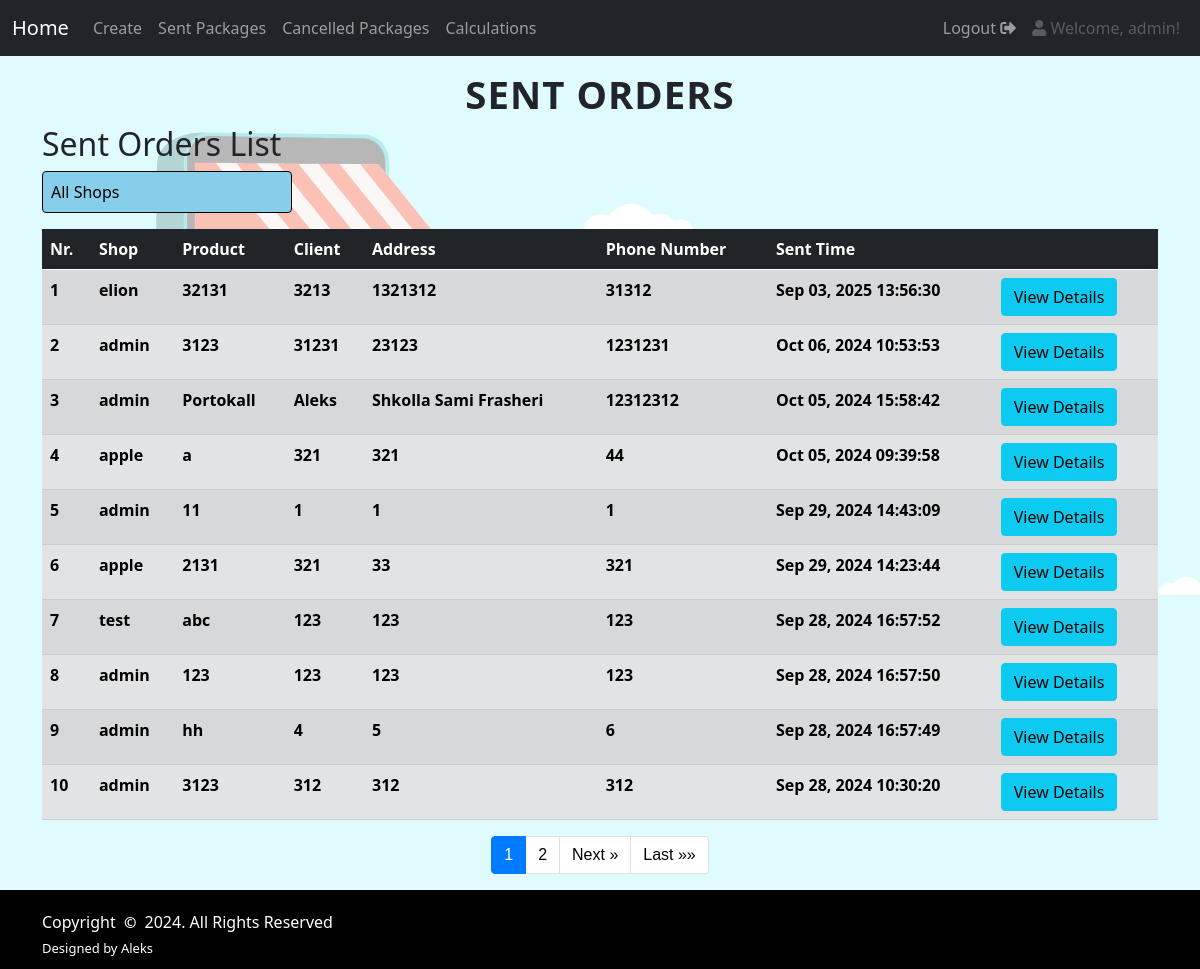
The page /core/sent_packages/ (signed in) on the database its author committed.
### core/models.py (models this page shows, shortened)
class SentPackages(models.Model):
    id = models.UUIDField(primary_key=True, default=uuid.uuid4, editable=False)
    shop = models.ForeignKey(User, on_delete=models.CASCADE, related_name='sent_packages', default=1)
    product = models.CharField(max_length=50)
    price = models.IntegerField(blank=True, null=True)
    shipment_value = models.IntegerField(blank=True, null=True)
    total = models.IntegerField(blank=True, null=True)
    client = models.CharField(max_length=50)
    address = models.CharField(max_length=100)
    phone_number = models.IntegerField()
    ordered_time = models.DateTimeField()
    date_sent = models.DateTimeField(default=timezone.now)
    image = models.ImageField(upload_to='uploads/', blank=True, null=True)

### core/views/sent_packages.py (the view)
# urls.py: path('sent_packages/', sent_packages, name="sent_packages"),
def sent_packages(request):
    template_name = 'core/sent_packages.html'
    shops = User.objects.all()
    if request.user.is_superuser:
        selected_shop = request.GET.get('shop')
        if selected_shop:
            sent_orders = SentPackages.objects.filter(shop_id=selected_shop).order_by("-date_sent")
        else:
            sent_orders = SentPackages.objects.order_by("-date_sent")
    else:
        sent_orders = SentPackages.objects.filter(shop=request.user).order_by("-date_sent")
    paginator = Paginator(sent_orders, 10)
    page_number = request.GET.get('page')
    page_obj = paginator.get_page(page_number)
    context = {'page_obj': page_obj, 'shops': shops}
    return render(request, template_name, context)

### core/templates/core/sent_packages.html (shortened to what this page needs)
<!DOCTYPE html>
{% load static %}
<html lang="en">
<head>
    <link href="https://cdn.jsdelivr.net/npm/bootstrap@5.0.2/dist/css/bootstrap.min.css"
 rel="stylesheet">
    <link href="https://cdnjs.cloudflare.com/ajax/libs/font-awesome/5.15.4/css/all.min.css" rel="stylesheet">
    <link rel="stylesheet" href="https://cdnjs.cloudflare.com/ajax/libs/font-awesome/5.15.4/css/all.min.css">
    <link href="{% static 'css/cancelled_packages.css' %}" rel="stylesheet" type="text/css"/>
</head>
<body>
{% include 'navbar.html' %}
 <main class="flex-grow-1">
{% block content %}
  <h1 class="text-center fancy-title">SENT ORDERS</h1>
    <div class="container" id="sent">
    <h2>Sent Orders List</h2>
    {% if user.is_superuser %}
    <form method="get" class="mb-3">
        <div class="form-group">
            <select name="shop" id="shop" class="form-control" onchange="this.form.submit()">
                <option value="">All Shops</option>
            </select>
        </div>
    </form>
    {% endif %}
    <table class="table table-secondary table-striped">
        <thead class="table-dark">
        <tr>
            <th scope="col">Nr.</th>
            <th scope="col">Shop</th>
            <th scope="col">Product</th>
            <th scope="col">Client</th>
            <th scope="col">Address</th>
            <th scope="col">Phone Number</th>
            <th scope="col">Sent Time</th>
            <th scope="col"></th>
        </tr>
        </thead>
        <tbody>
        {% for data in page_obj %}
        <tr>
            <th scope="row">{{ forloop.counter|add:page_obj.start_index|add:"-1" }}</th>
            <th scope="row">{{ data.shop }}</th>
            <th scope="row">{{ data.product }}</th>
            <th scope="row">{{ data.client }}</th>
            <th scope="row">{{ data.address }}</th>
            <th scope="row">{{ data.phone_number }}</th>
            <th scope="row">{{ data.date_sent |date:"M d, Y H:i:s" }}</th>
            <th scope="row"><a class="btn btn-info" href="{% url 'info' data.id %}">View Details</a></th>
        </tr>
        {% endfor %}
        </tbody>
    </table>
    <nav aria-label="Page navigation">
        <ul class="pagination justify-content-center">
            {% for num in page_obj.paginator.page_range %}
            <li class="page-item {% if page_obj.number == num %}active{% endif %}"><a class="page-link" href="?page={{ num }}{% if request.GET.shop %}&shop={{ request.GET.shop }}{% endif %}">{{ num }}</a></li>
            {% endfor %}
            {% if page_obj.has_next %}
            <li class="page-item"><a class="page-link" href="?page={{ page_obj.next_page_number }}{% if request.GET.shop %}&shop={{ request.GET.shop }}{% endif %}">Next &raquo;</a></li>
            <li class="page-item"><a class="page-link" href="?page={{ page_obj.paginator.num_pages }}{% if request.GET.shop %}&shop={{ request.GET.shop }}{% endif %}">Last &raquo;&raquo;</a></li>
            {% endif %}
        </ul>
    </nav>
    </div>
{% endblock %}
 </main>
{% include 'footer.html' %}
</body>
</html>

### templates/navbar.html (shortened to what this page needs)
<nav class="navbar navbar-expand-lg navbar-dark bg-dark">
  <div class="container-fluid">
    <a class="navbar-brand" href="{% url 'home' %}">Home</a>
    <div class="collapse navbar-collapse" id="navbarSupportedContent">
      <ul class="navbar-nav me-auto mb-2 mb-lg-0">
        <li class="nav-item">
          <a class="nav-link" href="{% url 'create' %}">Create</a>
        </li>
        <li class="nav-item">
          <a class="nav-link" href="{% url 'sent_packages' %}">Sent Packages</a>
        </li>
        <li class="nav-item">
          <a class="nav-link" href="{% url 'cancelled_packages' %}">Cancelled Packages</a>
        </li>
        <li class="nav-item">
          <a class="nav-link" href="{% url 'order_calculations' %}">Calculations</a>
        </li>
      </ul>
      <ul class="navbar-nav ms-auto mb-2 mb-lg-0">
        {% if user.is_authenticated %}
          <li class="nav-item">
            <a class="nav-link" href="{% url 'logout' %}">Logout <i class="fas fa-sign-out-alt"></i></a>
          </li>
          <li class="nav-item">
            <a class="nav-link disabled" href="#"> <i class="fas fa-user"></i> Welcome, {{ user.username }}!</a>
          </li>
        {% endif %}
      </ul>
    </div>
  </div>
</nav>

### static/css/cancelled_packages.css (style rules this page uses)
h1.fancy-title { margin-top: 15px; font-size: 2.4rem; letter-spacing: 1px; font-weight: bold; }
body { background-image: url('/static/image/background.jpg'); background-color: rgba(255, 255, 255, 0.7); background-blend-mode: lighten; background-size: 90%; }
.form-group { max-width: 250px; margin-left: 0; }
.form-control { background-color: #87ceeb; color: #000; border: 1px solid #000; border-radius: 0.25rem; padding: 0.5rem; width: 100%; transition: background-color 0.3s ease, border-color 0.3s ease, box-shadow 0.3s ease; }
.form-control option { background-color: #87d6eb; color: #000; }
.pagination { width: 100%; padding: 0 1rem; display: flex; justify-content: center; font-family: cursive, sans-serif; }
.page-link { color: #000; background-color: #fff; border: 1px solid #dee2e6; text-decoration: none; transition: background-color 0.15s ease-in-out, color 0.15s ease-in-out; }
.page-item.active .page-link { background-color: #007bff; color: #fff; border-color: #007bff; }

### rows shown on the page
SentPackages: shop "elion", product "32131", client "3213", address "1321312", phone_number "31312", date_sent "Sep 03, 2025 13:56:30"
SentPackages: shop "admin", product "3123", client "31231", address "23123", phone_number "1231231", date_sent "Oct 06, 2024 10:53:53"
SentPackages: shop "admin", product "Portokall", client "Aleks", address "Shkolla Sami Frasheri", phone_number "12312312", date_sent "Oct 05, 2024 15:58:42"
SentPackages: shop "apple", product "a", client "321", address "321", phone_number "44", date_sent "Oct 05, 2024 09:39:58"
SentPackages: shop "admin", product "11", client "1", address "1", phone_number "1", date_sent "Sep 29, 2024 14:43:09"
SentPackages: shop "apple", product "2131", client "321", address "33", phone_number "321", date_sent "Sep 29, 2024 14:23:44"
SentPackages: shop "test", product "abc", client "123", address "123", phone_number "123", date_sent "Sep 28, 2024 16:57:52"
SentPackages: shop "admin", product "123", client "123", address "123", phone_number "123", date_sent "Sep 28, 2024 16:57:50"
SentPackages: shop "admin", product "hh", client "4", address "5", phone_number "6", date_sent "Sep 28, 2024 16:57:49"
SentPackages: shop "admin", product "3123", client "312", address "312", phone_number "312", date_sent "Sep 28, 2024 10:30:20"

### other values the page prints
{{ user.username }} "admin"
{{ num }} "1" "2"
